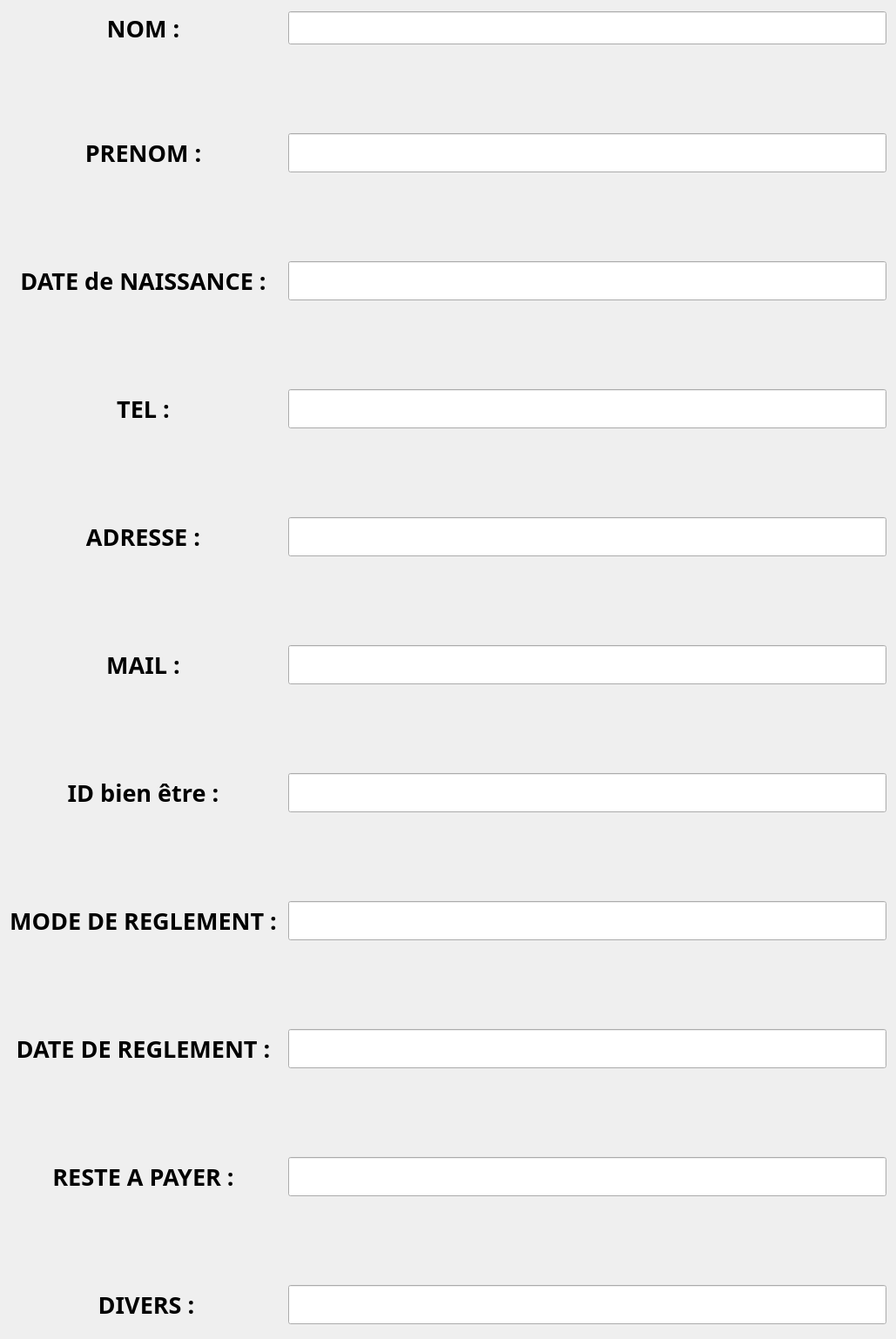
                      <widget class="QWidget" name="scrollAreaWidgetContents_4">
                       <property name="geometry">
                        <rect>
                         <x>0</x>
                         <y>-771</y>
                         <width>1029</width>
                         <height>1538</height>
                        </rect>
                       </property>
                       <layout class="QGridLayout" name="gridLayout_15">
                        <property name="verticalSpacing">
                         <number>100</number>
                        </property>
                        <item row="3" column="0">
                         <widget class="QLabel" name="label_client_4">
                          <property name="font">
                           <font>
                            <family>3ds</family>
                            <pointsize>20</pointsize>
                            <weight>75</weight>
                            <bold>true</bold>
                           </font>
                          </property>
                          <property name="styleSheet">
                           <string notr="true"/>
                          </property>
                          <property name="text">
                           <string>TEL : </string>
                          </property>
                          <property name="alignment">
                           <set>Qt::AlignCenter</set>
                          </property>
                         </widget>
                        </item>
                        <item row="6" column="0">
                         <widget class="QLabel" name="label_client_7">
                          <property name="font">
                           <font>
                            <family>3ds</family>
                            <pointsize>20</pointsize>
                            <weight>75</weight>
                            <bold>true</bold>
                           </font>
                          </property>
                          <property name="styleSheet">
                           <string notr="true"/>
                          </property>
                          <property name="text">
                           <string>ID bien être : </string>
                          </property>
                          <property name="alignment">
                           <set>Qt::AlignCenter</set>
                          </property>
                         </widget>
                        </item>
                        <item row="0" column="0">
                         <widget class="QLabel" name="label_client_1">
                          <property name="baseSize">
                           <size>
                            <width>0</width>
                            <height>0</height>
                           </size>
                          </property>
                          <property name="font">
                           <font>
                            <family>3ds</family>
                            <pointsize>20</pointsize>
                            <weight>75</weight>
                            <bold>true</bold>
                           </font>
                          </property>
                          <property name="styleSheet">
                           <string notr="true"/>
                          </property>
                          <property name="text">
                           <string>NOM : </string>
                          </property>
                          <property name="alignment">
                           <set>Qt::AlignCenter</set>
                          </property>
                          <property name="margin">
                           <number>0</number>
                          </property>
                         </widget>
                        </item>
                        <item row="5" column="1">
                         <widget class="QLineEdit" name="lineEdit_15">
                          <property name="font">
                           <font>
                            <family>3ds</family>
                            <pointsize>20</pointsize>
                           </font>
                          </property>
                         </widget>
                        </item>
                        <item row="1" column="0">
                         <widget class="QLabel" name="label_client_2">
                          <property name="font">
                           <font>
                            <family>3ds</family>
                            <pointsize>20</pointsize>
                            <weight>75</weight>
                            <bold>true</bold>
                           </font>
                          </property>
                          <property name="styleSheet">
                           <string notr="true"/>
                          </property>
                          <property name="text">
                           <string>PRENOM : </string>
                          </property>
                          <property name="alignment">
                           <set>Qt::AlignCenter</set>
                          </property>
                         </widget>
                        </item>
                        <item row="8" column="0">
                         <widget class="QLabel" name="label_3">
                          <property name="font">
                           <font>
                            <family>3ds</family>
                            <pointsize>20</pointsize>
                            <weight>75</weight>
                            <bold>true</bold>
                           </font>
                          </property>
                          <property name="text">
                           <string>DATE DE REGLEMENT : </string>
                          </property>
                          <property name="alignment">
                           <set>Qt::AlignCenter</set>
                          </property>
                         </widget>
                        </item>
                        <item row="5" column="0">
                         <widget class="QLabel" name="label_client_6">
                          <property name="font">
                           <font>
                            <family>3ds</family>
                            <pointsize>20</pointsize>
                            <weight>75</weight>
                            <bold>true</bold>
                           </font>
                          </property>
                          <property name="styleSheet">
                           <string notr="true"/>
                          </property>
                          <property name="text">
                           <string>MAIL : </string>
                          </property>
                          <property name="alignment">
                           <set>Qt::AlignCenter</set>
                          </property>
                         </widget>
                        </item>
                        <item row="4" column="0">
                         <widget class="QLabel" name="label_client_5">
                          <property name="font">
                           <font>
                            <family>3ds</family>
                            <pointsize>20</pointsize>
                            <weight>75</weight>
                            <bold>true</bold>
                           </font>
                          </property>
                          <property name="styleSheet">
                           <string notr="true"/>
                          </property>
                          <property name="text">
                           <string>ADRESSE : </string>
                          </property>
                          <property name="alignment">
                           <set>Qt::AlignCenter</set>
                          </property>
                         </widget>
                        </item>
                        <item row="3" column="1">
                         <widget class="QLineEdit" name="lineEdit_13">
                          <property name="font">
                           <font>
                            <family>3ds</family>
                            <pointsize>20</pointsize>
                           </font>
                          </property>
                         </widget>
                        </item>
                        <item row="2" column="0">
                         <widget class="QLabel" name="label_client_3">
                          <property name="font">
                           <font>
                            <family>3ds</family>
                            <pointsize>20</pointsize>
                            <weight>75</weight>
                            <bold>true</bold>
                           </font>
                          </property>
                          <property name="styleSheet">
                           <string notr="true"/>
                          </property>
                          <property name="text">
                           <string>DATE de NAISSANCE : </string>
                          </property>
                          <property name="alignment">
                           <set>Qt::AlignCenter</set>
                          </property>
                         </widget>
                        </item>
                        <item row="6" column="1">
                         <widget class="QLineEdit" name="lineEdit_16">
                          <property name="font">
                           <font>
                            <family>3ds</family>
                            <pointsize>20</pointsize>
                           </font>
                          </property>
                         </widget>
                        </item>
                        <item row="1" column="1">
                         <widget class="QLineEdit" name="lineEdit_11">
                          <property name="font">
                           <font>
                            <family>3ds</family>
                            <pointsize>20</pointsize>
                           </font>
                          </property>
                         </widget>
                        </item>
                        <item row="9" column="1">
                         <widget class="QLineEdit" name="lineEdit_19">
                          <property name="font">
                           <font>
                            <family>3ds</family>
                            <pointsize>20</pointsize>
                           </font>
                          </property>
                         </widget>
                        </item>
                        <item row="7" column="0">
                         <widget class="QLabel" name="label_client_8">
                          <property name="font">
                           <font>
                            <family>3ds</family>
                            <pointsize>20</pointsize>
                            <weight>75</weight>
                            <bold>true</bold>
                           </font>
                          </property>
                          <property name="styleSheet">
                           <string notr="true"/>
                          </property>
                          <property name="text">
                           <string>MODE DE REGLEMENT : </string>
                          </property>
                          <property name="alignment">
                           <set>Qt::AlignCenter</set>
                          </property>
                         </widget>
                        </item>
                        <item row="0" column="1">
                         <widget class="QLineEdit" name="lineEdit_10">
                          <property name="font">
                           <font>
                            <family>3ds</family>
                            <pointsize>16</pointsize>
                           </font>
                          </property>
                         </widget>
                        </item>
                        <item row="2" column="1">
                         <widget class="QLineEdit" name="lineEdit_12">
                          <property name="font">
                           <font>
                            <family>3ds</family>
                            <pointsize>20</pointsize>
                           </font>
                          </property>
                         </widget>
                        </item>
                        <item row="8" column="1">
                         <widget class="QLineEdit" name="lineEdit_18">
                          <property name="font">
                           <font>
                            <family>3ds</family>
                            <pointsize>20</pointsize>
                           </font>
                          </property>
                         </widget>
                        </item>
                        <item row="9" column="0">
                         <widget class="QLabel" name="label_7">
                          <property name="font">
                           <font>
                            <family>3ds</family>
                            <pointsize>20</pointsize>
                            <weight>75</weight>
                            <bold>true</bold>
                           </font>
                          </property>
                          <property name="text">
                           <string>RESTE A PAYER : </string>
                          </property>
                          <property name="alignment">
                           <set>Qt::AlignCenter</set>
                          </property>
                         </widget>
                        </item>
                        <item row="4" column="1">
                         <widget class="QLineEdit" name="lineEdit_14">
                          <property name="font">
                           <font>
                            <family>3ds</family>
                            <pointsize>20</pointsize>
                           </font>
                          </property>
                         </widget>
                        </item>
                        <item row="7" column="1">
                         <widget class="QLineEdit" name="lineEdit_17">
                          <property name="font">
                           <font>
                            <family>3ds</family>
                            <pointsize>20</pointsize>
                           </font>
                          </property>
                         </widget>
                        </item>
                        <item row="10" column="0">
                         <widget class="QLabel" name="label_9">
                          <property name="font">
                           <font>
                            <family>3ds</family>
                            <pointsize>20</pointsize>
                            <weight>75</weight>
                            <bold>true</bold>
                           </font>
                          </property>
                          <property name="text">
                           <string>DIVERS :</string>
                          </property>
                          <property name="alignment">
                           <set>Qt::AlignCenter</set>
                          </property>
                         </widget>
                        </item>
                        <item row="10" column="1">
                         <widget class="QLineEdit" name="lineEdit_20">
                          <property name="font">
                           <font>
                            <family>3ds</family>
                            <pointsize>20</pointsize>
                           </font>
                          </property>
                         </widget>
                        </item>
                       </layout>
                      </widget>
